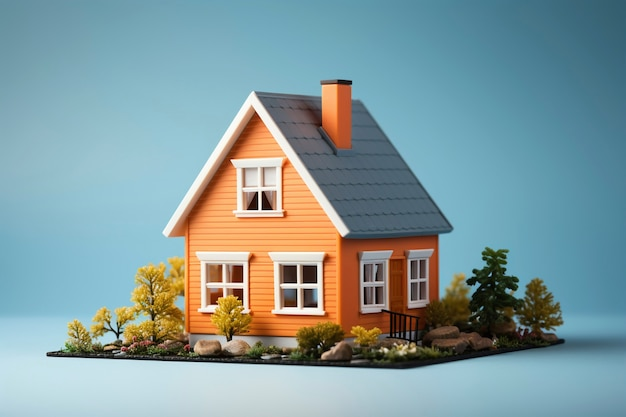
#> input picture lab02 assignment/lab02 assignment/lab02_code/test_image.jpg, 626 x 417 px, found by its file name
$ python harris_corner_detection.py
#> lines starting #> are read from the running program, lines starting #| are printed output that depends on the picture
### lab02 assignment/lab02 assignment/lab02_code/utils.py
import numpy as np
import cv2

import numpy as np

def compute_gaussian_kernel(kernel_size: int, sigma=1):
    """
    Given an odd kernel_size (3, 5, 7, etc.) and sigma value,
    create a Gaussian kernel. Normalize the kernel before returning.
    """
    # 1) Ensure kernel_size is odd
    assert kernel_size % 2 == 1, "Kernel size must be an odd number"

    # 2) Create a meshgrid centered at 0
    k = kernel_size // 2
    x, y = np.meshgrid(np.arange(-k, k+1), np.arange(-k, k+1))

    # 3) Compute the Gaussian function
    kernel = np.exp(-(x**2 + y**2) / (2 * sigma**2))

    # 4) Normalize so sum of all elements = 1
    kernel /= np.sum(kernel)

    return kernel


def convolve(img, kernel):
    """
    Convolve function for odd dimensions.
    IT CONVOLVES IMAGES
    """
    if kernel.shape[0] % 2 != 1 or kernel.shape[1] % 2 != 1:
        raise ValueError("Only odd dimensions on filter supported")

    img_height = img.shape[0]
    img_width = img.shape[1]
    pad_height = kernel.shape[0] // 2
    pad_width = kernel.shape[1] // 2

    pad = ((pad_height, pad_height), (pad_height, pad_width))
    g = np.empty(img.shape, dtype=np.float64)
    img = np.pad(img, pad, mode='constant', constant_values=0)

    #Do convolution
    for i in np.arange(pad_height, img_height+pad_height):
        for j in np.arange(pad_width, img_width+pad_width):
            roi = img[i - pad_height:i + pad_height +
                      1, j - pad_width:j + pad_width + 1]
            g[i - pad_height, j - pad_width] = (roi*kernel).sum()

    if (g.dtype == np.float64):
        kernel = kernel / 255.0
        kernel = (kernel*255).astype(np.uint8)
    else:
        g = g + abs(np.amin(g))
        g = g / np.amax(g)
        g = (g*255.0)

    return g

# [14 lines left out: function cv2_imshow, not called in this run]

### lab02 assignment/lab02 assignment/lab02_code/harris_corner_detection.py
import numpy as np
import cv2
from utils import compute_gaussian_kernel, convolve, cv2_imshow

sobel_kx = np.array(None, dtype=np.float32) #TODO: complete the sobel_kx kernel
sobel_ky = np.array(None, dtype=np.float32) #TODO: complete the sobel_ky kernel
sobel_kx = np.array([
        [-1, 0, 1],
        [-2, 0, 2],
        [-1, 0, 1]
    ], dtype=np.float32)

sobel_ky = np.array([
        [-1, -2, -1],
        [ 0,  0,  0],
        [ 1,  2,  1]
    ], dtype=np.float32)
def harris(img, threshold=0.25, k=0.04):

    """
    Complete the missing steps for a full implementation.

    Input:
        img: Input image in color or grayscale.
        threshold (0-1): Threshold for detecting corners.
        k: an empirical constanst, typically k=0.04

    Output:
        img_cpy: Image with corners marked.
    """

    img_cpy = img.copy() # copying image

    #TODO:
    """
        1. Convert image to gray scale
        2. Compute image gradients Ix, Iy using Sobel kernels
        3. Compute the products of gradients Ixx, Iyy, Ixy at each pixel
        4. Apply Gaussian smooth for the derivative products
        5. Compute the Harris response and normalize to (0-1)
        6. Thresholding the response
    """

    #Step 1-5: Your code here
    image_gray = cv2.cvtColor(img_cpy, cv2.COLOR_BGR2GRAY)
    Ix = convolve(image_gray, sobel_kx)
    Iy = convolve(image_gray, sobel_ky)
    Ixx=Ix**2
    Iyy=Iy**2
    Ixy=Ix*Iy

    gauss_kernel = compute_gaussian_kernel(kernel_size=3, sigma=1.0)
    Ixx = convolve(Ixx, gauss_kernel)
    Iyy = convolve(Iyy, gauss_kernel)
    Ixy = convolve(Ixy, gauss_kernel)

    R = (Ixx * Iyy - Ixy ** 2) - k * (Ixx + Iyy) ** 2

    # Normalize R to [0, 1] for easier thresholding (avoid divide-by-zero if image is flat).
    R_min, R_max = R.min(), R.max()
    if R_max - R_min == 0:
        # If the image has no variation, no corners can be found
        return img_cpy
    R_norm = (R - R_min) / (R_max - R_min)
    # Step 6: Thresholding the response
    loc = np.where(R_norm >= threshold) #TODO: Find all points above the threshold
    # drawing filtered points
    for pt in zip(*loc[::-1]):
        cv2.circle(img_cpy, pt, 2, (0, 0, 255), -1)

    return img_cpy

def main():
    """
    Load the image, apply the Harris function, and visualize the results.
    """
    # 1. Define the image path (Adjust to your actual file location)
    image_path = r"D:\Computer-Vision-2025-Jan-25_19-39-22-456\Computer-Vision-2025-Jan-25_19-39-22-456\viewer\files\lab02 assignment\lab02 assignment\lab02_code\test_image.jpg"

    # 2. Read the image
    img = cv2.imread(image_path)
#> img is the input picture: shape (417, 626, 3); mean B, G, R 156.4, 154.1, 130.2
    if img is None:
        raise FileNotFoundError(f"Could not open or find the image at path: {image_path}")

    # 3. Apply the Harris corner detection
    #    Adjust the threshold or k value as needed for best results
    threshold = 0.25
    k_value = 0.04
    corners_marked = harris(img, threshold=threshold, k=k_value)
#> in harris, `image_gray = cv2.cvtColor(img_cpy, cv2.COLOR_BGR2GRAY)`:
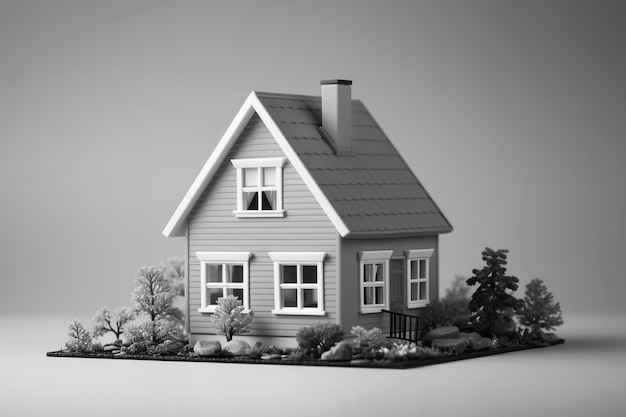
#> image_gray: shape (417, 626); min 0, max 255, mean 147.2
#> in convolve, `img = np.pad(img, pad, mode='constant', constant_values=0)`:
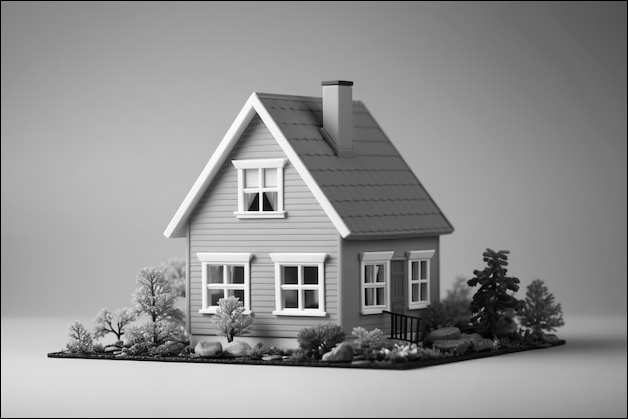
#> img: shape (419, 628); min 0, max 255, mean 146
#> after the loop in convolve, `for i in np.arange(pad_height, img_height+pad_height):`:
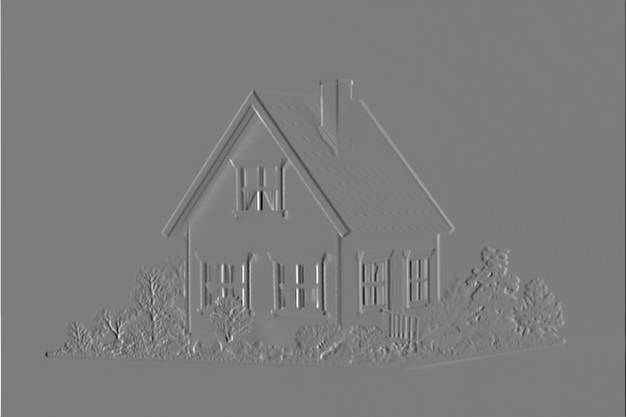
#> g: shape (417, 626) float64; min -968, max 1000, mean -0.3; drawn with min black and max white
#> after the loop in convolve (call 2), `for i in np.arange(pad_height, img_height+pad_height):`:
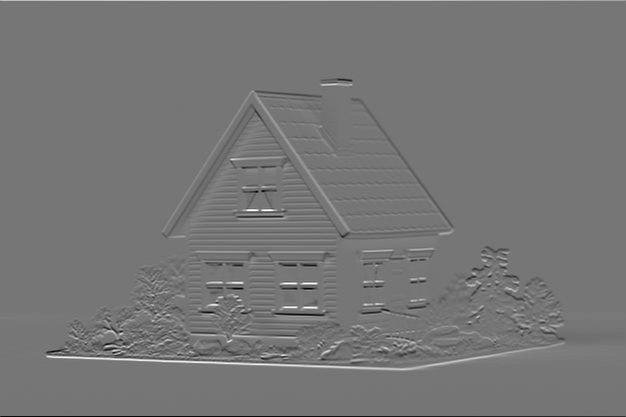
#> g: shape (417, 626) float64; min -871, max 1008, mean 0.5; drawn with min black and max white
#> in harris, `Iyy=Iy**2`:
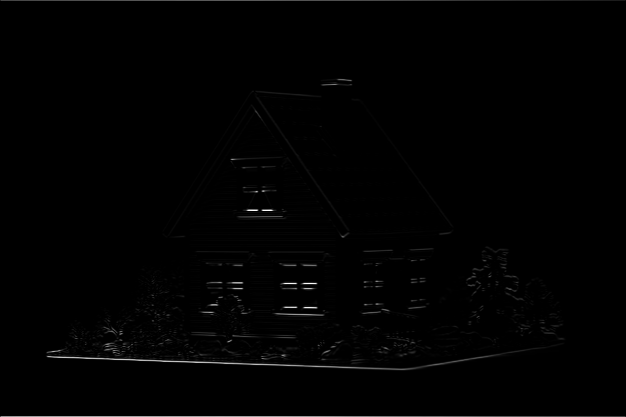
#> Iyy: shape (417, 626) float64; min 0, max 1016064, mean 7521.7; drawn with min black and max white
#> in harris, `Ixy=Ix*Iy`:
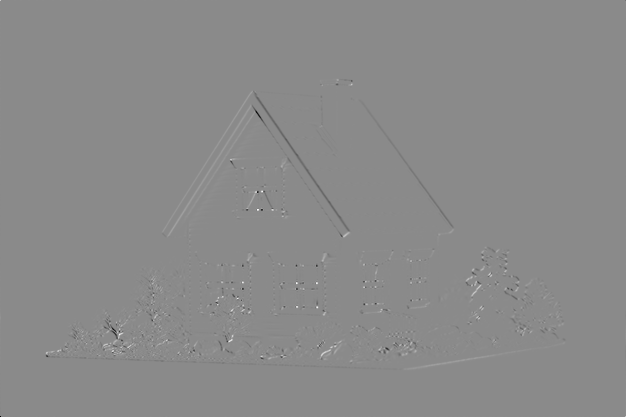
#> Ixy: shape (417, 626) float64; min -341055, max 285760, mean -24.7; drawn with min black and max white
#> in harris, `R = (Ixx * Iyy - Ixy ** 2) - k * (Ixx + Iyy) ** 2`:
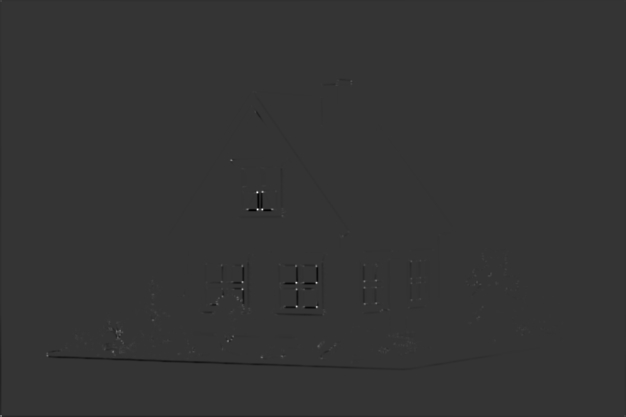
#> R: shape (417, 626) float64; min -1.36e+10, max 5.29e+10, mean -30847397.6; drawn with min black and max white
#> in harris, `R_min, R_max = R.min(), R.max()`: R_min = -1.36e+10; R_max = 5.29e+10
#> in harris, `loc = np.where(R_norm >= threshold)`: loc = 393 positions, rows 0 to 416, columns 0 to 624
#> the loop in harris, `for pt in zip(*loc[::-1]):` made 393 passes
#> pt on passes 1 to 3: (1, 0), (0, 1), (1, 1)

    # 4. Show the result
    #    If you have a custom cv2_show function, you can use that instead.
    cv2.imshow("Harris Corners", corners_marked)
    cv2.waitKey(0)
    cv2.destroyAllWindows()

    # Optional: Save the output if desired
    output_path = "harris_corners_result.jpg"
    cv2.imwrite(output_path, corners_marked)
    print(f"Processed image saved at: {output_path}")
# Run the program
if __name__ == "__main__":
    main()
